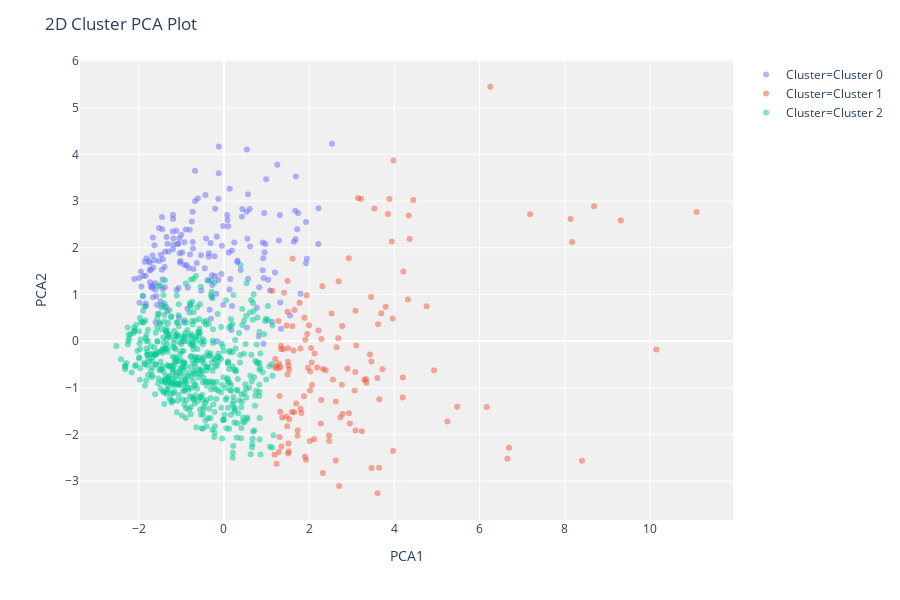

The code cell stored with this chart in its notebook:
### Code cell
plot_model(kmeans)

### Figure 1 — Plotly figure (JSON) as saved in the notebook; plotly's stock layout.template omitted (floating-point values rounded to 4 significant figures; data arrays with more than 128 entries replaced by an {"elided": "..."} marker saying what was removed)
{"data": [{"customdata": {"elided": "176x1 int values"}, "hoverlabel": {"namelength": 0}, "hovertemplate": "Cluster=Cluster 0<br>PCA1=%{x}<br>PCA2=%{y}<br>Feature=%{customdata[0]}", "legendgroup": "Cluster=Cluster 0", "marker": {"color": "#636efa", "opacity": 0.5, "symbol": "circle"}, "mode": "markers", "name": "Cluster=Cluster 0", "showlegend": true, "textposition": "top center", "type": "scatter", "x": {"elided": "176 float values"}, "xaxis": "x", "y": {"elided": "176 float values"}, "yaxis": "y"}, {"customdata": {"elided": "144x1 int values"}, "hoverlabel": {"namelength": 0}, "hovertemplate": "Cluster=Cluster 1<br>PCA1=%{x}<br>PCA2=%{y}<br>Feature=%{customdata[0]}", "legendgroup": "Cluster=Cluster 1", "marker": {"color": "#EF553B", "opacity": 0.5, "symbol": "circle"}, "mode": "markers", "name": "Cluster=Cluster 1", "showlegend": true, "textposition": "top center", "type": "scatter", "x": {"elided": "144 float values"}, "xaxis": "x", "y": {"elided": "144 float values"}, "yaxis": "y"}, {"customdata": {"elided": "530x1 int values"}, "hoverlabel": {"namelength": 0}, "hovertemplate": "Cluster=Cluster 2<br>PCA1=%{x}<br>PCA2=%{y}<br>Feature=%{customdata[0]}", "legendgroup": "Cluster=Cluster 2", "marker": {"color": "#00cc96", "opacity": 0.5, "symbol": "circle"}, "mode": "markers", "name": "Cluster=Cluster 2", "showlegend": true, "textposition": "top center", "type": "scatter", "x": {"elided": "530 float values"}, "xaxis": "x", "y": {"elided": "530 float values"}, "yaxis": "y"}], "layout": {"height": 600, "legend": {"tracegroupgap": 0}, "margin": {"t": 60}, "plot_bgcolor": "rgb(240,240,240)", "title": {"text": "2D Cluster PCA Plot"}, "xaxis": {"anchor": "y", "domain": [0, 1], "title": {"text": "PCA1"}}, "yaxis": {"anchor": "x", "domain": [0, 1], "title": {"text": "PCA2"}}}}
